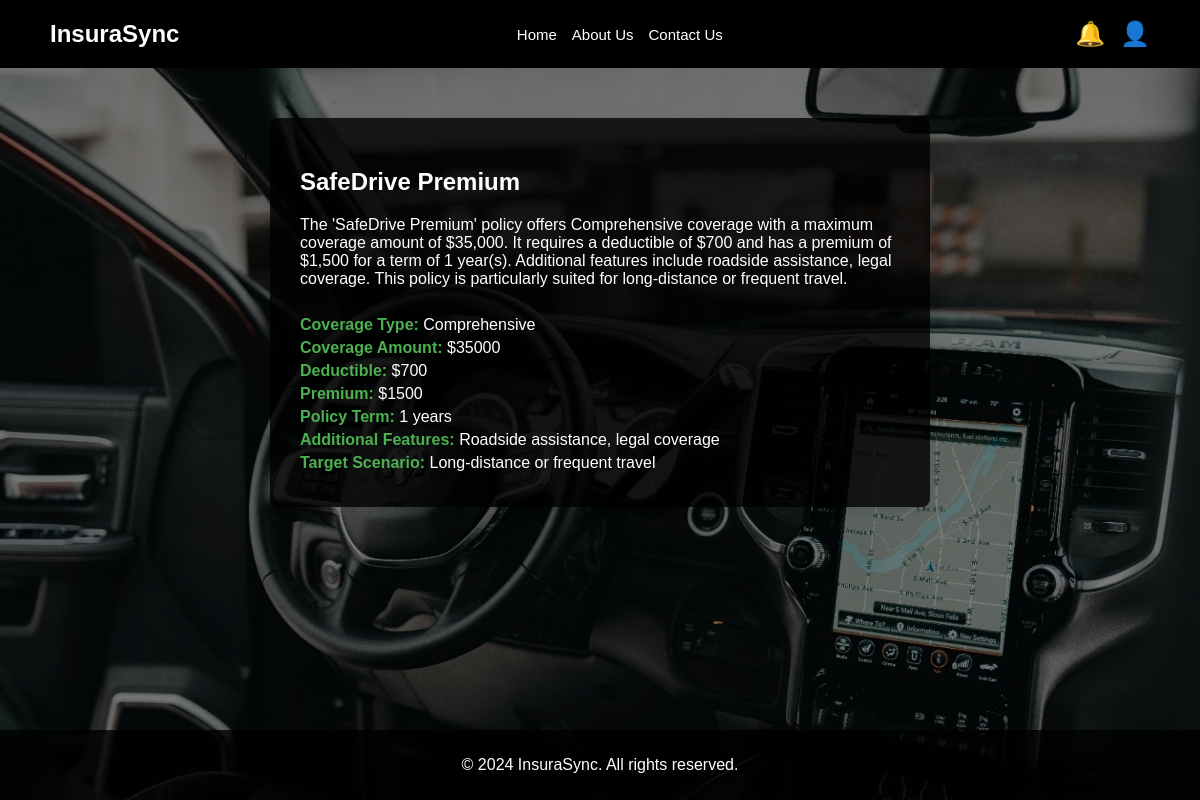
Page /view_personal_policy.php (signed in) on the committed database.
### tables this page shows
CREATE TABLE `policies` (
  `policyID` int(11) NOT NULL,
  `policy_name` varchar(50) NOT NULL,
  `coverage_type` varchar(50) NOT NULL,
  `coverage_amount` int(11) NOT NULL,
  `deductible` int(11) NOT NULL,
  `premium` int(11) NOT NULL,
  `policy_term` int(5) NOT NULL,
  `additional_features` varchar(100) NOT NULL,
  `target_scenario` varchar(100) NOT NULL,
  `description` varchar(500) NOT NULL
);

### view_personal_policy.php (the view, shortened to what this page needs)
<?php
$user_id = $_SESSION['user_id'];
$servername = "localhost";
$username = "root";
$password = "";
$dbname = "insurasync";
$conn = new mysqli($servername, $username, $password, $dbname);
$policyID_sql = "SELECT active_policy_id FROM users WHERE user_id = ?";
$stmt = $conn->prepare($policyID_sql);
$stmt->bind_param("s", $user_id);
$stmt->execute();
$policyID_result = $stmt->get_result();
if ($policyID_row = $policyID_result->fetch_assoc()) {
    $policyID = $policyID_row['active_policy_id'];
} else {
    die("No active policy found for this user.");
}
$sql = "SELECT * FROM policies WHERE policyID = ?";
$stmt = $conn->prepare($sql);
$stmt->bind_param("s", $policyID);
$stmt->execute();
$policy_result = $stmt->get_result();
if ($policy_result->num_rows > 0) {
    $policy = $policy_result->fetch_assoc();
} else {
    die("Policy not found.");
}
?>
<!DOCTYPE html>
<html lang="en">
<head>
    <link href="https://cdnjs.cloudflare.com/ajax/libs/font-awesome/6.0.0-beta3/css/all.min.css" rel="stylesheet">
</head>
<body>
<header>
    <h1>InsuraSync</h1>
    <nav>
        <a href="user_dashboard.php">Home</a>
        <a href="#">About Us</a>
        <a href="#">Contact Us</a>
    </nav>
    <div class="search-profile">
    <span class="icon">🔔</span>
    <span class="icon profile-icon">👤</span>
</div>
</header>
<div class="policy-container">
    <h2><?php echo htmlspecialchars($policy['policy_name']); ?></h2>
    <div class="policy-details">
        <p><?php echo htmlspecialchars($policy['description']); ?></p><br>
        <p><label>Coverage Type:</label> <?php echo htmlspecialchars($policy['coverage_type']); ?></p>
        <p><label>Coverage Amount:</label> $<?php echo htmlspecialchars($policy['coverage_amount']); ?></p>
        <p><label>Deductible:</label> $<?php echo htmlspecialchars($policy['deductible']); ?></p>
        <p><label>Premium:</label> $<?php echo htmlspecialchars($policy['premium']); ?></p>
        <p><label>Policy Term:</label> <?php echo htmlspecialchars($policy['policy_term']); ?> years</p>
        <p><label>Additional Features:</label> <?php echo htmlspecialchars($policy['additional_features']); ?></p>
        <p><label>Target Scenario:</label> <?php echo htmlspecialchars($policy['target_scenario']); ?></p>
    </div>
</div>
<footer>
    <p>&copy; 2024 InsuraSync. All rights reserved.</p>
</footer>
</body>
</html>

### view_personal_policy.php (style rules this page uses)
body { font-family: Arial, sans-serif; margin: 0; padding: 0; color: #333; }
body::before { content: ''; position: fixed; top: 0; left: 0; width: 100%; height: 100%; background-image: url('bg.jpg'); background-size: cover; background-repeat: no-repeat; background-attachment: fixed; filter: brightness(50%); z-index: -1; }
header { background-color: #000; color: white; padding: 20px 50px; display: flex; justify-content: space-between; align-items: center; }
header h1 { margin: 0; font-size: 24px; }
nav { display: flex; gap: 15px; }
nav a { color: white; text-decoration: none; font-size: 15px; }
.search-profile { display: flex; align-items: center; position: relative; }
.icon { font-size: 24px; margin-left: 15px; cursor: pointer; }
.policy-container { background-color: rgba(0, 0, 0, 0.8); color: white; padding: 30px; border-radius: 8px; box-shadow: 0 4px 12px rgba(0, 0, 0, 0.1); max-width: 600px; margin: 50px auto; }
.policy-container h2 { margin-bottom: 20px; }
.policy-details p { font-size: 16px; margin: 5px 0; }
.policy-details label { font-weight: bold; color: #4CAF50; }
footer { color: white; text-align: center; padding: 10px 0; position: fixed; bottom: 0; width: 100%; background-color: rgba(0, 0, 0, 0.8); }

### rows in the picture
policies: policy_name "SafeDrive Premium", description "The 'SafeDrive Premium' policy offers Comprehensive coverage with a maximum coverage amount of $35,000. It requires a deductible of $700 and has a premium of $1,500 for a term of 1 year(s). Additional features include roadside assistance, legal coverage. This policy is particularly suited for long-distance or frequent travel.", coverage_type "Comprehensive", coverage_amount "35000", deductible "700", premium "1500", policy_term "1", additional_features "Roadside assistance, legal coverage", target_scenario "Long-distance or frequent travel"
